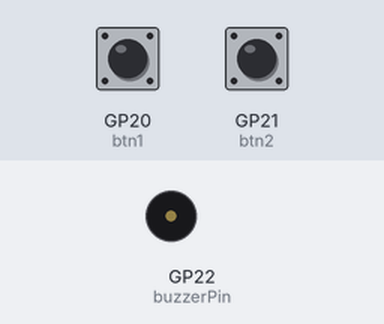
Recording of a sketch running on a simulated Raspberry Pi Pico. Shown: buzzer (waves = sounding). The test bench sets the inputs (shaded band); at power-on: GP20 (btn1) HIGH, GP21 (btn2) HIGH.

Above: at 2.7 s.
2.8 s: GP20 (btn1) pulled LOW for 1 s
At 3.5 s:
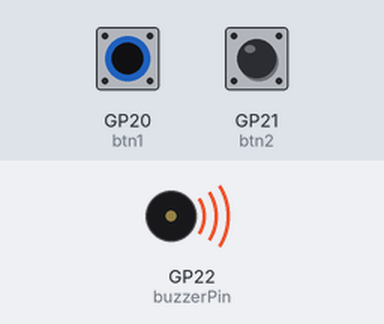
5.8 s: GP21 (btn2) pulled LOW for 3.2 s
At 9.6 s:
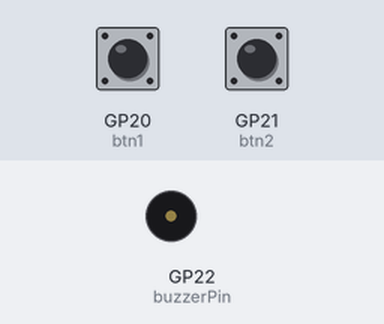
10.5 s: GP20 (btn1) pulled LOW for 3.2 s
At 11.2 s:
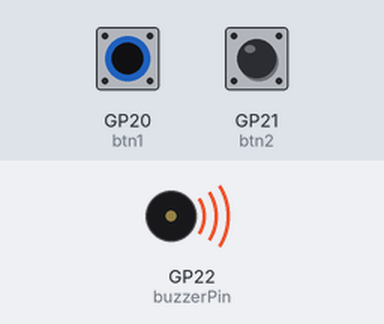
Timing chart, 0 to 15.3 s (numbered marks = the images above; inputs shaded):
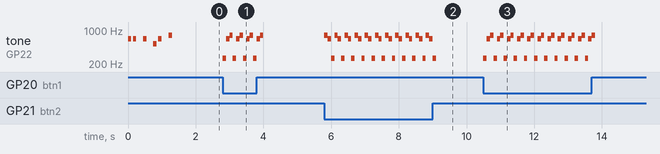

The sketch:

Buzzer.ino
```cpp
/*
DESCRIPTION:
This example code will uses: Robo Pico and Raspberry Pi Pico / Pico W
to play the tones using buzzer and press buttons on Robo Pico to play the tones
using Arduino.

AUTHOR  : Cytron Technologies Sdn Bhd
WEBSITE  : www.cytron.io
EMAIL    : support@cytron.io
*/

const int buzzerPin = 22;
const int btn1 = 20;
const int btn2 = 21;

int melody_note[10] = {659, 659, 0, 659, 0, 523, 659, 0, 784, 0};
int melody_duration[10] = {150, 150, 150, 150, 150, 150, 150, 150, 200, 150};

void setup(){
  // Initialize buzzer pin as output
  //pinMode(buzzerPin, OUTPUT);

  // Initialize buttons
  pinMode(btn1, INPUT_PULLUP);
  pinMode(btn2, INPUT_PULLUP);

  // Play melody during start up
  play_melody(buzzerPin);

}

void loop(){
  // Check button 1 (GP20) is pressed
  if (!digitalRead(btn1)) {
    // Play tones
    tone(buzzerPin,262,100);
    delay(100);
    tone(buzzerPin,659,100);
    delay(100);
    tone(buzzerPin,784,100);
    delay(100);
    noTone(buzzerPin);
  }

  // Check button 1 (GP21) is pressed
  if (!digitalRead(btn2)) {
    // Play tones
    tone(buzzerPin,784,100);
    delay(100);
    tone(buzzerPin,659,100);
    delay(100);
    tone(buzzerPin,262,100);
    delay(100);
    noTone(buzzerPin);
  }

}

void play_melody(int pin){
  for(int i=0; i<10; i++){
    if(melody_note[i] == 0){
      noTone(pin);
    }
    else{
     tone(pin, melody_note[i], 100);
    }
    delay(int(melody_duration[i]));
  }
}
```

Measured:
- after the input at 2.8 s, tone on GP22 (buzzerPin): silent → 262 Hz at once, then repeats every 0.30 s: 659 Hz 0.10 s, 784 Hz 0.10 s, 262 Hz 0.10 s, until it stays silent from 4.0 s
- after the input at 5.8 s, tone on GP22 (buzzerPin): silent → 784 Hz at once, then repeats every 0.30 s: 659 Hz 0.10 s, 262 Hz 0.10 s, 784 Hz 0.10 s, until it stays silent from 9.1 s
- after the input at 10.5 s, tone on GP22 (buzzerPin): silent → 262 Hz at once, then repeats every 0.30 s: 659 Hz 0.10 s, 784 Hz 0.10 s, 262 Hz 0.10 s, until it stays silent from 13.8 s
